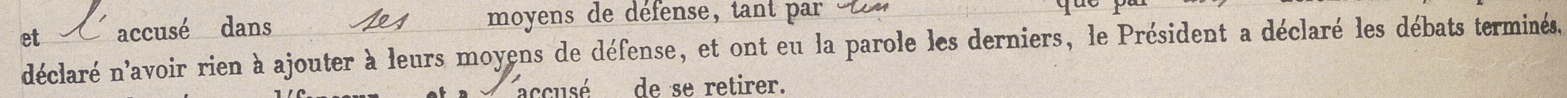
#> input picture src/varia/Lines_Classifier/predictions/Mixed/v_21219.png, 1567 x 98 px
$ python -i classify.py   (imports and definitions only)
#> lines starting #> are read from the running program, lines starting #| are printed output that depends on the picture
import glob
import pickle
import shutil
import sys
from multiprocessing import Pool

import tqdm
import PIL.Image as Image
from sklearn.ensemble import RandomForestClassifier
from sklearn import svm
from sklearn.model_selection import train_test_split
from sklearn.metrics import accuracy_score, classification_report
import skimage
from skimage import color, data, exposure
from skimage import io
import random
import cv2
import joblib
import os
import matplotlib.pyplot as plt

from src.Page_Classifier.utils.utils import show_image


class PageClassifier():
	def __init__(self,
				 build_vocab=True,
				 corpus_path=None,
				 model=None,
				 vocab=None):
		if build_vocab:
			self.vocab, self.reverse_vocab = self.build_classes_vocab(path="src/Page_Classifier/data/corpus/page_*")
			joblib.dump(self.vocab, vocab)
		self.model_path = model
		self.corpus_path = corpus_path
		self.vocab_path = vocab
		try:
			self.model = joblib.load(model)
			if build_vocab is False:
				self.vocab = joblib.load(vocab)
		except FileNotFoundError:
			print("Some file not found.")
			print("Check paths: ")
			print(model)
			print(vocab)
			exit(0)

	# [8 lines left out: function crop_and_resize, not called in this run]

	def load_to_greyscale(self, image_path):
		image = Image.open(image_path).convert('L')
		return image

	# [36 lines left out: functions extract_features, reveal_hog_features, not called in this run]

	def build_classes_vocab(self, path):
		vocab = {idx: dir.split("/")[-1] for idx, dir in enumerate(glob.glob(path))}
		reverse_vocab = {value: key for key, value in vocab.items()}
		print(vocab)
		print(reverse_vocab)
		return vocab, reverse_vocab

	# [10 lines left out: function load_image, not called in this run]

	def retrieve_hog_and_label(self, image):
		return self.load_image(image, produce_labels=True)

	# [43 lines left out: functions build_dataset, load_corpus, test, predict, not called in this run]


	# Predict on the test set results


# [22 lines not run here, left out]

>>> import cv2
>>> picture = cv2.imread('../varia/Lines_Classifier/predictions/Mixed/v_21219.png', cv2.IMREAD_GRAYSCALE)
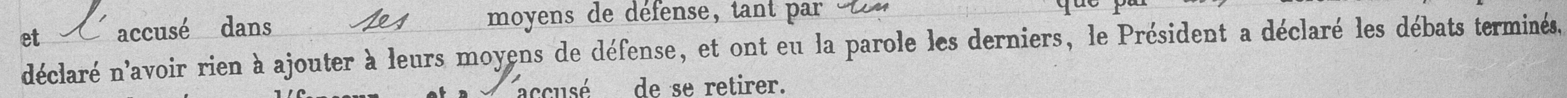
#> picture: shape (98, 1567); min 52, max 237, mean 192.7
>>> result = PageClassifier().retrieve_hog_and_label(picture)
#> (the run stopped early here; a loop or call above may not have finished)
